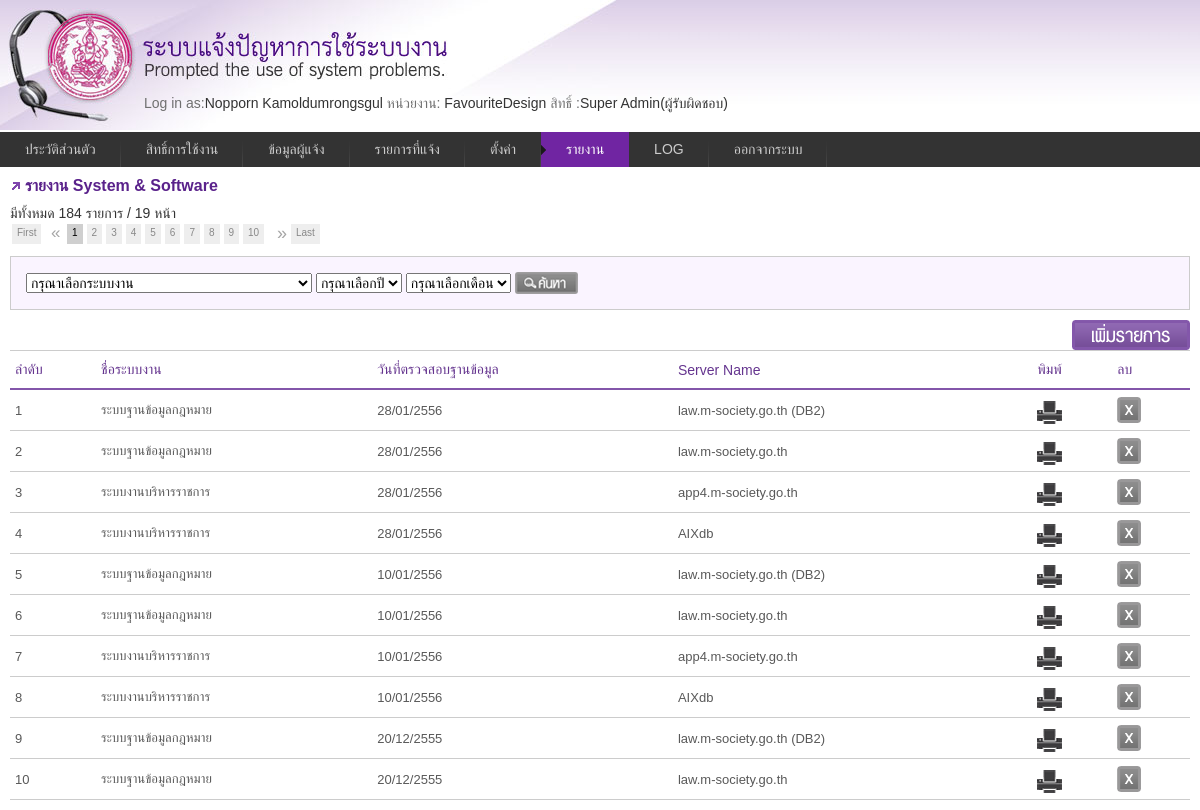
The page /report.php?act=list4 (signed in) on the database its author committed.
### tables this page shows
CREATE TABLE `informent` (
  `ID` int(11) NOT NULL auto_increment,
  `Code` varchar(10) default NULL,
  `Name` varchar(50) default NULL,
  `lastname` varchar(50) default NULL,
  `usertypeid` int(11) default NULL,
  `UserGroupID` int(11) default NULL,
  `DepartmentID` int(11) default NULL,
  `DivisionID` int(11) default NULL,
  `GroupID` int(11) default NULL,
  `HumanType` int(11) default NULL,
  `IdCard` varchar(17) default NULL,
  `Tel` varchar(11) default NULL,
  `Email` varchar(255) default NULL,
  `Password` varchar(50) default NULL,
  `DateRegister` datetime default NULL,
  PRIMARY KEY  (`ID`)
);

CREATE TABLE `usergroup` (
  `ID` int(10) NOT NULL auto_increment,
  `Code` varchar(10) default NULL,
  `UserGroupName` varchar(50) default NULL,
  `UserDate` date default NULL,
  `CanAccessAll` char(10) default NULL,
  `level` char(1) default NULL,
  PRIMARY KEY  (`ID`)
);

CREATE TABLE `systemreport` (
  `ID` int(11) NOT NULL auto_increment,
  `SystemID` int(11) default NULL,
  `ServerID` int(11) default NULL,
  `SystemDate` date default NULL,
  `Examiner` varchar(255) default NULL,
  PRIMARY KEY  (`ID`)
);

CREATE TABLE `system` (
  `ID` int(10) NOT NULL auto_increment,
  `Code` varchar(10) default NULL,
  `SystemName` varchar(200) default NULL,
  `name_eng` varchar(255) default NULL,
  PRIMARY KEY  (`ID`)
);

CREATE TABLE `server` (
  `ID` int(11) NOT NULL auto_increment,
  `SystemID` int(11) default NULL,
  `ServerName` varchar(50) default NULL,
  `Note` varchar(255) default NULL,
  `Os` varchar(100) default NULL,
  `NetworkAddress` varchar(50) default NULL,
  `DiskSize` varchar(20) default NULL,
  `PortRunning` varchar(50) default NULL,
  `ProcessRunning` varchar(50) default NULL,
  `DatabaseName` varchar(50) default NULL,
  `Size` varchar(20) default NULL,
  `dbport` varchar(20) default NULL,
  `PathDataName` varchar(50) default NULL,
  `DBuser` varchar(50) NOT NULL,
  `DBpass` varchar(50) NOT NULL,
  `BackupProcess` varchar(255) NOT NULL,
  `PathSoftware` varchar(50) default NULL,
  `StartApp` varchar(255) default NULL,
  `StopApp` varchar(255) default NULL,
  `ip_ftp` varchar(255) default NULL,
  `ip_ftp_public` varchar(255) default NULL,
  `url_ftp` varchar(255) default NULL,
  `port` varchar(255) default NULL,
  `username` varchar(255) default NULL,
  `password` varchar(255) NOT NULL,
  PRIMARY KEY  (`ID`)
);

### include/function.php (called while the page is built, shortened)
<?php
function GetData($tablename, $id)
{
    if($id!='' && $tablename !='')
    {
      $result = mysql_query("SELECT * FROM ".$tablename." WHERE ID=".$id) or die("Error".mysql_error());
      $row = mysql_fetch_array($result);
    }
    return @$row;
}
function GetUserType($id){
	 $type=array("","ผู้รับผิดชอบ","ผู้ประสานงาน ","เจ้าของระบบ","ผู้ใช้งาน");
	 return $type[$id];
}
function GetThaiDate($pDate,$havetime,$showtime)
	{
		 $date = "";
		 if($pDate>0)
		 {
			 $tmpDate = $pDate;
			if (strpos($tmpDate,"/"))
			{
				 $tmpDate = explode("/", $tmpDate);
			}
			else
			{
				$tmpDate = explode("-",$tmpDate);
			}
			$year = (int)$tmpDate[0]+543;
			$date  =  $tmpDate[2]."/".$tmpDate[1]."/".$year;
		}
		return $date;
	}
?>

### include/class_userlogin.php (called while the page is built, shortened)
<?php
class UserLogin{
 function GetPermission($pm_code)
 {
	$sql="select * from usergroup_permission where usergroupid=".$_SESSION["usergroupid"]." and code=".$pm_code;
	$result=mysql_query($sql)or die('Invalid query: ' . mysql_error());
	if($result){
		$item=mysql_fetch_assoc($result);
	}else{ $item="";}
	return $item;
 }
}
?>

### include/config.php (called while the page is built, shortened)
<?
$per_page = 10;
?>

### report/list4.php (the view, shortened to what this page needs)
<?
 $listSearch = @$_GET['listSearch'];
 $yearsearch = @$_GET['yearsearch'];
 $monthsearch =@$_GET['monthsearch'];
  $condition = " WHERE 1 = 1 ";
  $condition .= $listSearch!='' ? " AND SystemID like '%".$listSearch."%'" : "";
  $condition .= $yearsearch!='' ? " AND YEAR(SystemDate)='".$yearsearch."'" : "";
  $condition .= $monthsearch!='' ? " AND MONTH(SystemDate)='".$monthsearch."'" : "";
                $num_pages= 1;
                $page= @$_GET['page']!='' ? @$_GET['page'] : 1;
                  $sql = "select * from systemreport  ".$condition;
                        $result = mysql_query($sql);
                        $page_start = ( $per_page * $page) - $per_page;
                        $num_rows = mysql_num_rows( $result );
                  if ( $num_rows <= $per_page )
                        $num_pages = 1;
                  else if ( ( $num_rows % $per_page ) == 0 )
                        $num_pages = ( $num_rows / $per_page );
                  else
                        $num_pages = ( $num_rows / $per_page ) + 1;
                $num_pages = ( int ) $num_pages;
                 $sql .= "  ORDER BY ID  DESC  LIMIT $page_start, $per_page";
                $result = mysql_query($sql) or die("Invalid query: " . mysql_error());
?>
<h3>รายงาน System & Software</h3>
<div  >มีทั้งหมด <?=$num_rows;?> รายการ  / <?=$num_pages;?> หน้า <div id="pagenavi" ></div></div>
<form name="frmserver" enctype="multipart/form-data" action="report.php" method="get">
<div id="search"><span>
  <select name="listSearch" id="listSearch" value="">
  <option value="">กรุณาเลือกระบบงาน</option>
  </select>
  <select name="yearsearch" id="yearsearch">
    <option value="">กรุณาเลือกปี</option>
  </select>
  <select name="monthsearch" id="monthsearch">
    <option value="">กรุณาเลือกเดือน</option>
  </select>
  <input name="search" type="submit" value="search" class="btn_search" />
  </span>
</div>
</form>
<div id="btnBox"><input type="button" value="เพิ่มรายการ"  class="btn_add"  onclick="window.location.href='report.php?act=form4&chk_add=<?php echo $item_10['CanAdd'];?>'"/></div>
<table class="tblist">
<tr>
  <th>ลำดับ</th>
  <th>ชื่อระบบงาน</th>
  <th>วันที่ตรวจสอบฐานข้อมูล</th>
  <th>Server Name</th>
  <th>พิมพ์</th>
  <th>ลบ</th>
  </tr>
<?
  $i = ($page -1)* $per_page;
  while($row=mysql_fetch_array($result)){
	 $i++;
?>
<tr style="cursor:pointer;">
 <td onclick="window.location='report.php?act=form4&id=<?=$row['ID'];?>';" ><?=$i;?></td>
 <td onclick="window.location='report.php?act=form4&id=<?=$row['ID'];?>';" >
  <?
    $SystemID = GetData("system",$row['SystemID']);
    echo $SystemID['SystemName'];
  ?>
  </td>
 <td onclick="window.location='report.php?act=form4&id=<?=$row['ID'];?>';" >
 <?=GetThaiDate($row['SystemDate'],'','');?>
 </td>
 <td onclick="window.location='report.php?act=form4&id=<?=$row['ID'];?>';" >
  <?
    $ServerID = GetData("server",$row['ServerID']);
    echo $ServerID['ServerName'];
  ?></td>
<td><input type="button" name="btnPrint" id="btnPrint" value="Print" class="btn_print" onclick="window.open('report/print4.php?id=<?=$row['ID'];?>&chk_export=<?php echo $item_10['CanExport']?>')" /></td>
<td><input type="button" name="delbutton" id="delbutton" value="" class="btn_delete" onclick="ConfirmDelete('report.php?act=query4&mode=delete&id=<?=$row['ID'];?>&chk_del=<?php echo $item_10['CanDelete'];?>');"/></td>
 </tr>
<? } ?>
</table>

### _menu.php (shortened to what this page needs)
<?
$currentUser = GetData("informent",$_SESSION['id']);
$group = GetData("usergroup",$_SESSION["usergroupid"]);
$agen=GetAgencie($_SESSION["id"]);
?>
<?
	$tmp = explode("/",$_SERVER['SCRIPT_NAME']);
		 $page_name = trim($tmp[count($tmp)-1]);
		$active_1_list = array('profile.php');
		$active_2_list = array('usergroup.php');
		$active_3_list = array('user.php');
		$active_4_list = array('request_list.php');
		$active_5_list = array('setting.php');
		$active_6_list = array('report.php');
		$active_7_list = array('logfile.php');
		if (in_array($page_name, $active_1_list))$m1_class = "current";	else	$m1_class = "";
		if (in_array($page_name, $active_2_list))$m2_class = "current";	else 	$m2_class = "";
		if (in_array($page_name, $active_3_list))$m3_class = "current";	else	$m3_class = "";
		if (in_array($page_name, $active_4_list))$m4_class = "current";	else	$m4_class = "";
		if (in_array($page_name, $active_5_list))$m5_class = "current";	else	$m5_class = "";
		if (in_array($page_name, $active_6_list))$m6_class = "current";	else	$m6_class = "";
		if (in_array($page_name, $active_7_list))$m7_class = "current";	else	$m7_class = "";
?>
<div id="head">
<div style="padding:95px 0 0 144px;">
<span class="gray">Log in as:</span><?php echo $currentUser['Name']." ".$currentUser['lastname'];?>
<span class="gray"> หน่วยงาน:</span>
<?php  if($_SESSION["usergroupid"]=="2"){
			$agen="FavouriteDesign";
		}
			echo $agen;
?>
<?php
$pm =new UserLogin();
    $item_1=$pm->GetPermission(1);
	$item_2=$pm->GetPermission(2);
	$item_3=$pm->GetPermission(3);
	$item_4=$pm->GetPermission(4);
	$item_5=$pm->GetPermission(5);
	$item_6=$pm->GetPermission(6);
	$item_7=$pm->GetPermission(7);
    $item_8=$pm->GetPermission(8);
	$item_10=$pm->GetPermission(10);
    $item_9=$pm->GetPermission(9);
	$item_11=$pm->GetPermission(11);
?>
<span class="gray"> สิทธิ์ :</span><?php echo $group['UserGroupName']; ?>(<?php echo GetUserType($_SESSION["usertype"]); ?>)</div>
</div>
<div class="menu">
		<ul>
			<li><a href="profile.php"  class="<?=$m1_class;?>">ประวัติส่วนตัว</a></li>
			<?php if($item_9['CanView']=="1"){ ?>
            <li><a href="usergroup.php"  class="<?=$m2_class;?>">สิทธิ์การใช้งาน</a></li>
			<?php } ?>
			<?php if($item_8['CanView']=="1"){ ?>
            <li><a href="user.php"  class="<?=$m3_class;?>">ข้อมูลผู้แจ้ง</a></li>
			<?php } ?>
			<li><a href="request_list.php" id="current"  class="<?=$m4_class;?>">รายการที่แจ้ง</a></li>
			 <?php
			 if($item_1['CanView']=="1" || $item_2['CanView']=="1" || $item_3['CanView']=="1" || $item_4['CanView']=="1" || $item_5['CanView']=="1" || $item_6['CanView']=="1" || $item_7['CanView']=="1"){ ?>
            <li><a href="#" class="<?=$m5_class;?>">ตั้งค่า</a>
          </li>
          <?php } ?>
		  	<?php if($item_10['CanView']=="1"){ ?>
            <li><a href="#" class="<?=$m6_class;?>">รายงาน</a>
            </li>
			<?php } ?>
			<?php
				if($item_11['CanView']=="1"){
				 ?>
            <li><a href="logfile.php" class="<?=$m7_class;?>">LOG</a></li>
			<?php } ?>
            <li><a href="#" onclick="ConfirmLogout();">ออกจากระบบ</a></li>
		</ul>
	</div>

### css/paginate.css (style rules this page uses)
.jPaginate { height:34px; position:relative; color:#a5a5a5; font-size:small; width:80%; margin:0px; text-align:center; font-size:10px; clear:both; }

### css/style.css (style rules this page uses)
html,body { font-family:Tahoma, Geneva, sans-serif; font-size:14px; color:#333; background:url(../images/bg_head.jpg) repeat-x; }
h3 { color:#5a228b; padding:0 0 0 15px; font-size:16px; font-weight:700; background:url(../images/bull.gif) no-repeat center left; margin-bottom:10px; }
#head { background:url(../images/head.jpg) no-repeat; height:132px; }
#btnBox { text-align:right;position:relative; float:right; }
#search { padding:15px; border:1px solid #CCC; margin-bottom:10px; background:#FAF4FF }
.tblist { font-family: "Lucida Sans Unicode", "Lucida Grande", Sans-Serif; font-size: 13px; background: #fff; margin:0; width: 100%; border-collapse: collapse; text-align: left; }
.tblist th { font-size: 14px; font-weight: normal; color:#65358f; padding: 10px 5px; border-top: 1px solid #ccc; border-bottom: 2px solid #8356aa; border-left: 0px solid #ccc; border-right: 0px solid #ccc; }
.tblist td { color:#595959; padding: 5px; height:30px; border-top: 1px solid #ccc; border-bottom: 1px solid #ccc; border-left: 0px solid #ccc; border-right: 0px solid #ccc; }

### css/other.css (style rules this page uses)
.gray { color:#707070 }
.btn_print { width:25px; height:24px; border: none; background: transparent url(../images/btn_print.gif) no-repeat center; overflow: hidden; text-indent: -999px; line-height: 0px; display: inline-block; color: #a63606; cursor: pointer; cursor: hand; margin-top:5px; }
.btn_add { width:118px; height:30px; border: none; background: transparent url(../images/btn_add.png) no-repeat center; overflow: hidden; text-indent: -999px; line-height: 0px; display:inline; color: #a63606; cursor: pointer; cursor: hand; }
.btn_delete { width:24px; height:26px; border: none; background: transparent url(../images/btn_delete.png) no-repeat center; overflow: hidden; text-indent: -999px; line-height: 0px; display:inline; color: #a63606; cursor: pointer; cursor: hand; }
.btn_search { width:63px; height:22px; border: none; background: transparent url(../images/btn_search.png) no-repeat center; overflow: hidden; text-indent: -999px; line-height: 0px; display:inline; color: #a63606; cursor: pointer; cursor: hand; }

### css/menu_style.css (style rules this page uses)
.menu { border:none; border:0px; margin:0px; padding:0px; font: 67.5% "Lucida Sans Unicode", "Bitstream Vera Sans", "Trebuchet Unicode MS", "Lucida Grande", Verdana, Helvetica, sans-serif; font-size:14px; font-weight:bold; }
.menu ul { background:#333; height:35px; list-style:none; margin:0; padding:0; }
.menu li { float:left; padding:0px; }
.menu li a { background:#333 url("../images/seperator.gif") bottom right no-repeat; color:#cccccc; display:block; font-weight:normal; line-height:35px; margin:0px; padding:0px 25px; text-align:center; text-decoration:none; }
.menu .current { background:#7025a2 url('../images/hover_sub.gif') center left no-repeat; border:0px; color:#FFF; text-decoration:none; }

### rows shown on the page
informent: Name "Nopporn", lastname "Kamoldumrongsgul"
usergroup: UserGroupName "Super Admin"
systemreport: SystemID.SystemName "ระบบฐานข้อมูลกฎหมาย", SystemDate "28/01/2556", ServerID.ServerName "law.m-society.go.th (DB2)"
systemreport: SystemID.SystemName "ระบบฐานข้อมูลกฎหมาย", SystemDate "28/01/2556", ServerID.ServerName "law.m-society.go.th"
systemreport: SystemID.SystemName "ระบบงานบริหารราชการ", SystemDate "28/01/2556", ServerID.ServerName "app4.m-society.go.th"
systemreport: SystemID.SystemName "ระบบงานบริหารราชการ", SystemDate "28/01/2556", ServerID.ServerName "AIXdb"
systemreport: SystemID.SystemName "ระบบฐานข้อมูลกฎหมาย", SystemDate "10/01/2556", ServerID.ServerName "law.m-society.go.th (DB2)"
systemreport: SystemID.SystemName "ระบบฐานข้อมูลกฎหมาย", SystemDate "10/01/2556", ServerID.ServerName "law.m-society.go.th"
systemreport: SystemID.SystemName "ระบบงานบริหารราชการ", SystemDate "10/01/2556", ServerID.ServerName "app4.m-society.go.th"
systemreport: SystemID.SystemName "ระบบงานบริหารราชการ", SystemDate "10/01/2556", ServerID.ServerName "AIXdb"
systemreport: SystemID.SystemName "ระบบฐานข้อมูลกฎหมาย", SystemDate "20/12/2555", ServerID.ServerName "law.m-society.go.th (DB2)"
systemreport: SystemID.SystemName "ระบบฐานข้อมูลกฎหมาย", SystemDate "20/12/2555", ServerID.ServerName "law.m-society.go.th"

### other values the page prints
$agen "FavouriteDesign"
GetUserType($_SESSION["usertype"]) "ผู้รับผิดชอบ"
$num_rows "184"
$num_pages "19"
